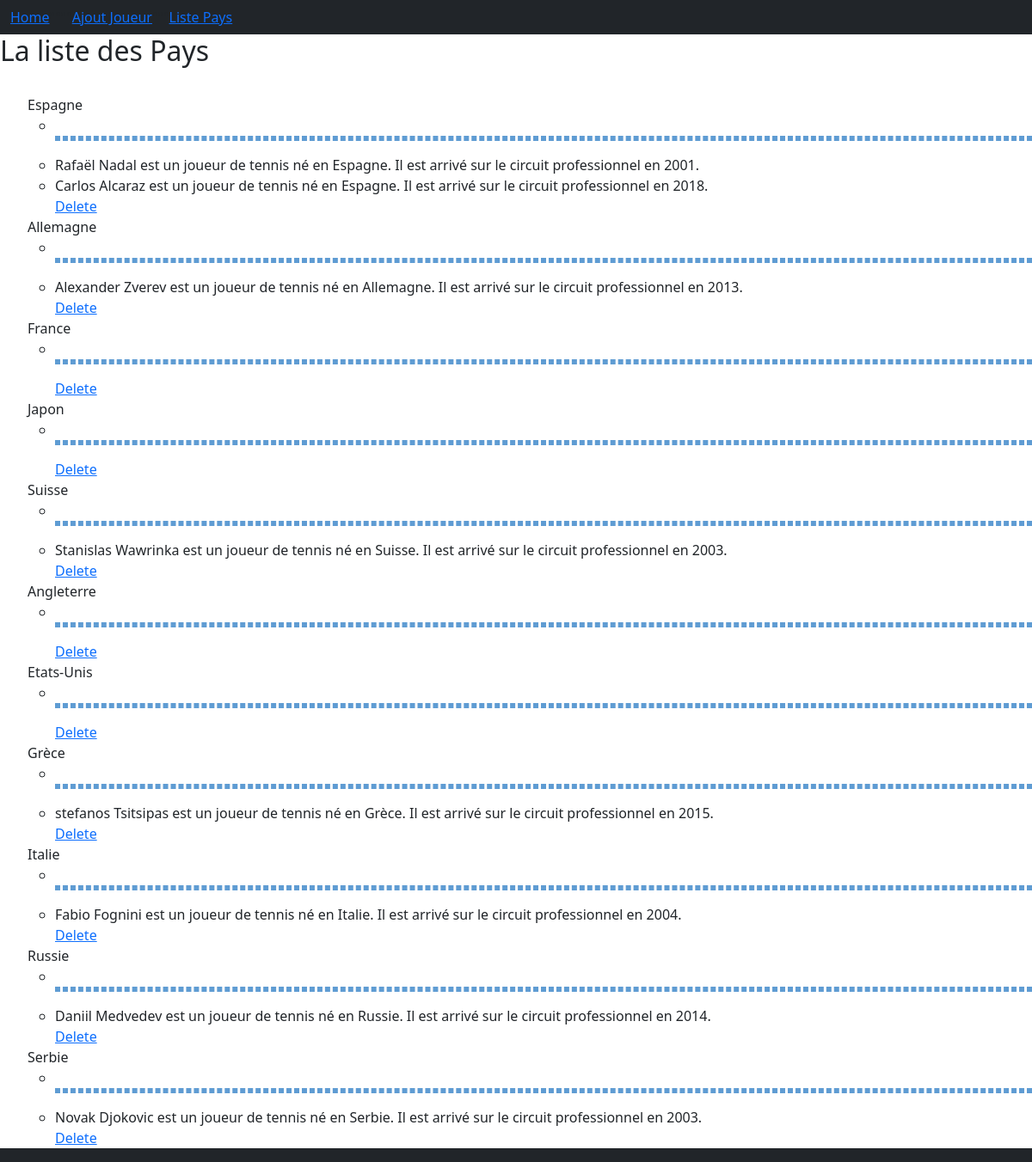
/bibliotheque/liste_nationalite/, run on the app's committed database.
### bibliotheque/models.py (models this page shows, shortened)
class Pays(models.Model):
    nationalite = models.CharField(max_length=100)
    def __str__(self):
        return self.nationalite

class JoueurModel(models.Model): #déclare la classe Livre héritant de la classe Model, classe de base des modèles
    Nom = models.CharField(max_length=100) # défini un champs de type texte de 100 caractères maximum
    Prenom = models.CharField(max_length = 100)
    Naissance = models.DateField(blank=True, null = True) # champs de type date, pouvant être null ou ne pas être rempli
    Nationalite = models.ForeignKey(Pays, blank=True, null=True, on_delete=models.CASCADE)
    date_debut_circuit= models.CharField(max_length=4) # champs de type entier devant être obligatoirement rempli
    def __str__(self):
        chaine = f"{self.Prenom} {self.Nom} est un joueur de tennis né en {self.Nationalite}. Il est arrivé sur le circuit professionnel en {self.date_debut_circuit}."
        return chaine

### bibliotheque/views.py (the view)
# urls.py: path('liste_nationalite/', views.liste_nationalite),
def liste_nationalite(request):
   liste = JoueurModel.objects.all()
   liste_nationalite = Pays.objects.all()
   return render(request, 'Etat/liste_nationalite.html', {'liste_nationalite': liste_nationalite,"liste":liste})

### bibliotheque/templates/Etat/liste_nationalite.html (shortened to what this page needs)
{% extends 'base.html' %}
{% block content %}
<div>
    <h2>La liste des Pays</h2>
    <ul>
    {% for nationalite in liste_nationalite%}
        <div>
          <div>
            {{ nationalite }}
          </div>
          <div>
            <ul>
                <li>{{nationalite.style}}</li>
                <p> </p>
                {% for l in liste%}
                {%if l.Nationalite == nationalite %}
                <li> {{l}} </li>
                {% endif %}
                {% endfor %}
                <a href="/bibliotheque/delete_nationalite/{{nationalite.id}}/" type="button" > Delete </a>
            </ul>
          </div>
        </div>
    {% empty %}
    Votre base de données est vide ! <a href="{% url 'ajout_nationalite' %}"> Ajouter le premier pays</a>.
    {% endfor %}
    </ul>
</div>
{% endblock %}

### bibliotheque/templates/base.html (shortened to what this page needs)
{%load static%}
<!DOCTYPE html>
<html lang="en">
<head>
    <link rel="stylesheet" href="{% static 'style.css' %}">
    <link href="https://cdn.jsdelivr.net/npm/bootstrap@5.1.3/dist/css/bootstrap.min.css" rel="stylesheet">
</head>
<body>
    <nav class="navbar navbar-expand-lg navbar navbar-dark bg-dark">
      <div class="container-fluid">
        <div class="collapse navbar-collapse" id="navbarNavAltMarkup">
          <div class="navbar-nav">
            <a href="/bibliotheque/">Home</a>""""
            <a href="/bibliotheque/ajout"> Ajout Joueur</a>"""
            <a href="/bibliotheque/liste_nationalite"> Liste Pays</a>
          </div>
        </div>
      </div>
    </nav>
        {% block content %}
        {% endblock %}
<nav class="navbar fixed-bottom navbar navbar-dark bg-dark">
</nav>
</body>
</html>

### bibliotheque/static/style.css (style rules this page uses)
p { color: white; border: dashed #5F9CD3; }

### data on the page
Pays: nationalite "Espagne"
JoueurModel: Prenom+Nom+Nationalite "Rafaël Nadal est un joueur de tennis né en Espagne. Il est arrivé sur le circuit professionnel en 2001."
JoueurModel: Prenom+Nom+Nationalite "Carlos Alcaraz est un joueur de tennis né en Espagne. Il est arrivé sur le circuit professionnel en 2018."
Pays: nationalite "Allemagne"
JoueurModel: Prenom+Nom+Nationalite "Alexander Zverev est un joueur de tennis né en Allemagne. Il est arrivé sur le circuit professionnel en 2013."
Pays: nationalite "France"
Pays: nationalite "Japon"
Pays: nationalite "Suisse"
JoueurModel: Prenom+Nom+Nationalite "Stanislas Wawrinka est un joueur de tennis né en Suisse. Il est arrivé sur le circuit professionnel en 2003."
Pays: nationalite "Angleterre"
Pays: nationalite "Etats-Unis"
Pays: nationalite "Grèce"
JoueurModel: Prenom+Nom+Nationalite "stefanos Tsitsipas est un joueur de tennis né en Grèce. Il est arrivé sur le circuit professionnel en 2015."
Pays: nationalite "Italie"
JoueurModel: Prenom+Nom+Nationalite "Fabio Fognini est un joueur de tennis né en Italie. Il est arrivé sur le circuit professionnel en 2004."
Pays: nationalite "Russie"
JoueurModel: Prenom+Nom+Nationalite "Daniil Medvedev est un joueur de tennis né en Russie. Il est arrivé sur le circuit professionnel en 2014."
Pays: nationalite "Serbie"
JoueurModel: Prenom+Nom+Nationalite "Novak Djokovic est un joueur de tennis né en Serbie. Il est arrivé sur le circuit professionnel en 2003."
